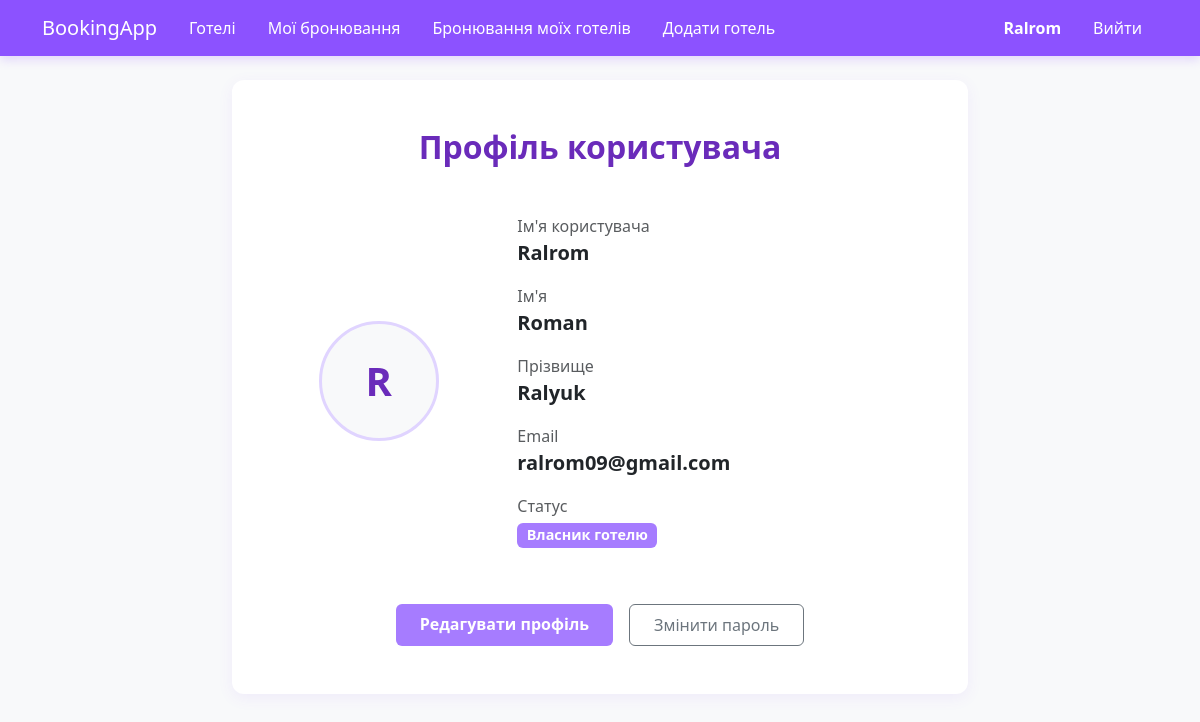
/users/profile/ (signed in), run on the app's committed database.
### users/models/user.py (models this page shows, shortened)
class User(AbstractUser):
    ROLES_CHOICES = [
        ('guest', _('Клієнт')),
        ('owner', _('Власник готелю')),
        ('admin', _('Адміністратор')),
    ]
    role = models.CharField(
        verbose_name=_('Роль'),
        max_length=20,
        choices=ROLES_CHOICES,
        default='guest',
    )
    @property
    def is_hotel_owner(self) -> bool:
        return (self.role == 'owner' or
                self.is_superuser)

### users/views/profile.py (the view)
# urls.py: path('profile/',          UserProfileDetailView.as_view(),  name='profile'),
class UserProfileDetailView(
    LoginRequiredMixin,
    DetailView
):
    model = User
    template_name = 'users/profile_detail.html'
    context_object_name = 'profile_user'
    def get_object(self, queryset=None):
        if 'pk' not in self.kwargs:
            return self.request.user
        return super().get_object(queryset)

### templates/users/profile_detail.html (shortened to what this page needs)
{% extends 'base.html' %}
{% block content %}
<div class="row justify-content-center mt-4">
    <div class="col-md-8">
        <div class="card card-lilac p-5">
            <h2 class="text-lilac mb-4 fw-bold text-center">Профіль користувача</h2>
            <div class="row align-items-center mt-3">
                <div class="col-md-4 text-center mb-4 mb-md-0">
                    <div class="bg-light rounded-circle d-inline-flex align-items-center justify-content-center" style="width: 120px; height: 120px; border: 3px solid #e0d4ff;">
                        <span class="fs-1 text-lilac fw-bold">{{ user.username|make_list|first|upper }}</span>
                    </div>
                </div>
                <div class="col-md-8">
                    <ul class="list-group list-group-flush fs-5">
                        <li class="list-group-item bg-transparent border-0 pb-2">
                            <span class="text-muted fs-6 d-block">Ім'я користувача</span>
                            <strong>{{ user.username }}</strong>
                        </li>
                        <li class="list-group-item bg-transparent border-0 pb-2">
                            <span class="text-muted fs-6 d-block">Ім'я</span>
                            <strong>{{ user.first_name|default:"Не вказано" }}</strong>
                        </li>
                        <li class="list-group-item bg-transparent border-0 pb-2">
                            <span class="text-muted fs-6 d-block">Прізвище</span>
                            <strong>{{ user.last_name|default:"Не вказано" }}</strong>
                        </li>
                        <li class="list-group-item bg-transparent border-0 pb-2">
                            <span class="text-muted fs-6 d-block">Email</span>
                            <strong>{{ user.email|default:"Не вказано" }}</strong>
                        </li>
                        <li class="list-group-item bg-transparent border-0 pb-2">
                            <span class="text-muted fs-6 d-block">Статус</span>
                            {% if user.is_hotel_owner %}
                                <span class="badge" style="background-color: #a67cff; font-size: 0.9rem;">Власник готелю</span>
                            {% else %}
                                <span class="badge bg-secondary" style="font-size: 0.9rem;">Клієнт</span>
                            {% endif %}
                        </li>
                    </ul>
                </div>
            </div>
            <div class="d-flex justify-content-center gap-3 mt-5 flex-wrap">
                <a href="{% url 'profile_update' %}" class="btn btn-lilac px-4 py-2">Редагувати профіль</a>
                <a href="{% url 'password_change' %}" class="btn btn-outline-secondary px-4 py-2">Змінити пароль</a>
            </div>
        </div>
    </div>
</div>
{% endblock %}

### templates/includes/navbar.html (shortened to what this page needs)
<nav class="navbar navbar-expand-lg navbar-custom">
    <div class="container">
        <a class="navbar-brand" href="{% url 'hotel_list' %}">BookingApp</a>
        <div class="collapse navbar-collapse justify-content-between" id="navbarNav">
            <ul class="navbar-nav">
                <li class="nav-item">
                    <a class="nav-link px-3" href="{% url 'hotel_list' %}">Готелі</a>
                </li>
                {% if user.is_authenticated %}
                    <li class="nav-item">
                        <a class="nav-link px-3" href="{% url 'user_booking_list' %}">Мої бронювання</a>
                    </li>
                    {% if user.is_hotel_owner %}
                        <li class="nav-item">
                            <a class="nav-link px-3" href="{% url 'owner_booking_list' %}">Бронювання моїх готелів</a>
                        </li>
                        <li class="nav-item">
                            <a class="nav-link px-3" href="{% url 'hotel_create' %}">Додати готель</a>
                        </li>
                    {% endif %}
                {% endif %}
            </ul>
            <ul class="navbar-nav align-items-center">
                {% if user.is_authenticated %}
                    <li class="nav-item">
                        <a class="nav-link px-3 fw-bold" href="{% url 'profile' %}">{{ user.username }}</a>
                    </li>
                    <li class="nav-item">
                        <form action="{% url 'logout' %}" method="post" class="d-inline">
                            <button type="submit" class="btn btn-link nav-link px-3" style="text-decoration: none;">Вийти</button>
                        </form>
                    </li>
                {% endif %}
            </ul>
        </div>
    </div>
</nav>

### templates/base.html (style rules this page uses)
body { background-color: #f5f0fa !important; color: #2d1b36; }
.navbar-custom { background-color: #8c52ff; box-shadow: 0 4px 10px rgba(140, 82, 255, 0.2); }
.navbar-custom .navbar-brand, .navbar-custom .nav-link { color: #ffffff !important; font-weight: 500; }
.btn-lilac { background-color: #a67cff; color: #ffffff; font-weight: bold; border: none; transition: background-color 0.2s; }
.card-lilac { background: #ffffff; border: none; border-radius: 12px; box-shadow: 0 4px 15px rgba(140, 82, 255, 0.08); }
.text-lilac { color: #6a2bba; }

### data on the page
User: username "Ralrom", username|make_list "R", first_name "Roman", last_name "Ralyuk", email "ralrom09@gmail.com"
